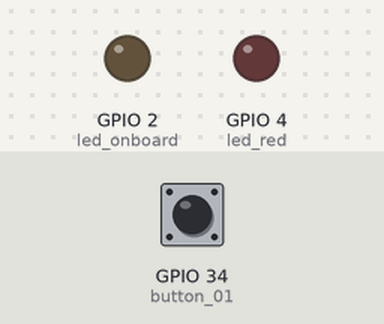
A program run on a simulated ESP32 board running MicroPython. On the bench: output pins drawn as LEDs (lit = HIGH). Dashed ring = blinking. The test bench sets the inputs (shaded band); at power-on: GPIO 34 (button_01) LOW. What the program prints to the serial console is not drawn.

Above: at 1.2 s.
1.3 s: GPIO 34 (button_01) pulled HIGH for 1 s
At 1.55 s:
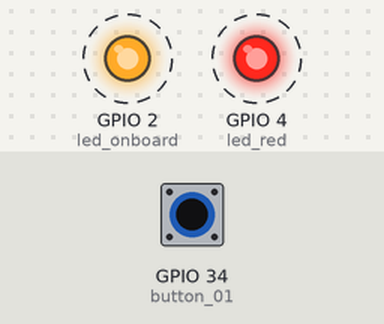
4.3 s: GPIO 34 (button_01) pulled HIGH for 3.2 s
At 8.8 s:
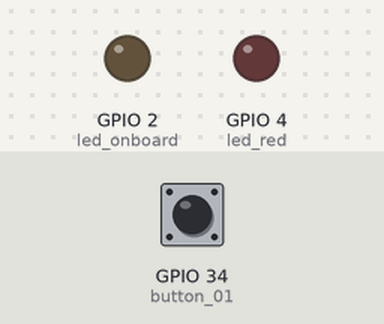
Timing chart, 0 to 10.3 s (numbered marks = the images above; inputs shaded):
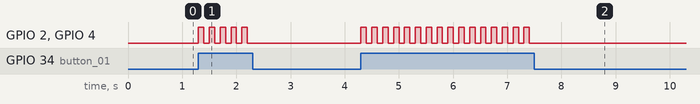

The program:

lab_12_button_led_time.py
```python
from machine import Pin
from time import sleep

button_01 = Pin(34, Pin.IN)
led_onboard = Pin(2, Pin.OUT)
led_red = Pin(4, Pin.OUT)

toggle = 1

while True:
	status = button_01.value()
	print(f'button_01 status: {status}')
	if status == 1:
		if toggle == 1:
			led_onboard.value(1)
			led_red.on()
			toggle = 0
		else:
			led_onboard.value(0)
			led_red.off()
			toggle = 1
		sleep(0.1)
```

Measured:
- after the input at 1.3 s, GPIO 2 (led_onboard), GPIO 4 (led_red): alternates HIGH for 0.10 s and LOW for 0.10 s, 10 changes in all, then stays LOW, starting at once
- after the input at 4.3 s, GPIO 2 (led_onboard), GPIO 4 (led_red): alternates HIGH for 0.10 s and LOW for 0.10 s, 32 changes in all, then stays LOW, starting at once
